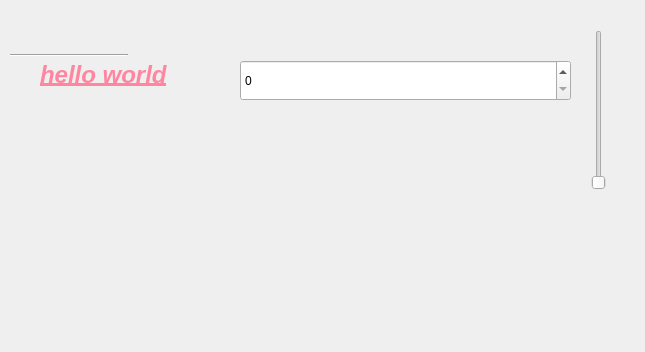
<?xml version="1.0" encoding="UTF-8"?>
<ui version="4.0">
 <class>Widget</class>
 <widget class="QWidget" name="Widget">
  <property name="geometry">
   <rect>
    <x>0</x>
    <y>0</y>
    <width>645</width>
    <height>352</height>
   </rect>
  </property>
  <property name="windowTitle">
   <string>Widget</string>
  </property>
  <widget class="QLabel" name="label">
   <property name="geometry">
    <rect>
     <x>40</x>
     <y>10</y>
     <width>321</width>
     <height>131</height>
    </rect>
   </property>
   <property name="text">
    <string>&lt;html&gt;&lt;head/&gt;&lt;body&gt;&lt;p&gt;&lt;span style=&quot; font-size:18pt; font-weight:600; font-style:italic; text-decoration: underline; color:#ff85a0;&quot;&gt;hello world&lt;/span&gt;&lt;/p&gt;&lt;/body&gt;&lt;/html&gt;</string>
   </property>
  </widget>
  <widget class="QSpinBox" name="spinBox">
   <property name="geometry">
    <rect>
     <x>240</x>
     <y>60</y>
     <width>331</width>
     <height>41</height>
    </rect>
   </property>
  </widget>
  <widget class="Line" name="line">
   <property name="geometry">
    <rect>
     <x>10</x>
     <y>40</y>
     <width>118</width>
     <height>31</height>
    </rect>
   </property>
   <property name="orientation">
    <enum>Qt::Horizontal</enum>
   </property>
  </widget>
  <widget class="QSlider" name="verticalSlider">
   <property name="geometry">
    <rect>
     <x>590</x>
     <y>30</y>
     <width>18</width>
     <height>160</height>
    </rect>
   </property>
   <property name="orientation">
    <enum>Qt::Vertical</enum>
   </property>
  </widget>
  <widget class="QWidget" name="horizontalLayoutWidget">
   <property name="geometry">
    <rect>
     <x>100</x>
     <y>130</y>
     <width>61</width>
     <height>41</height>
    </rect>
   </property>
   <layout class="QHBoxLayout" name="horizontalLayout"/>
  </widget>
 </widget>
 <layoutdefault spacing="6" margin="11"/>
 <resources/>
 <connections/>
</ui>
